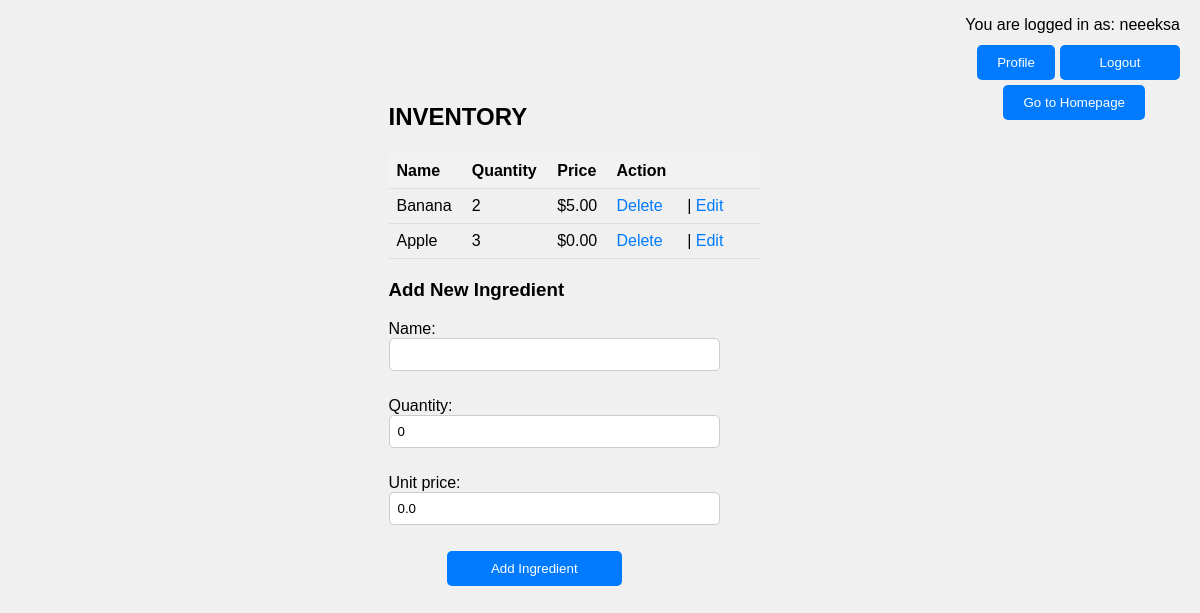
The page /inventory/ (signed in) on the database as committed earlier.
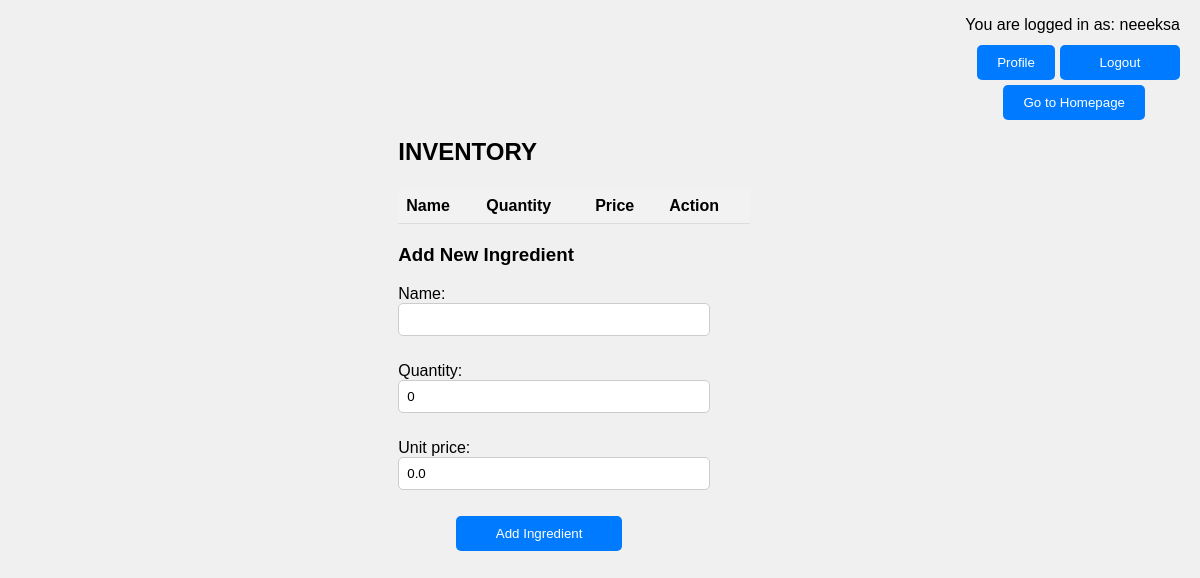
The same page on the database as committed later.
### main/models.py (models this page shows, shortened)
class Ingredient(models.Model):
    name = models.CharField(max_length=100)
    price = models.DecimalField(max_digits=10, decimal_places=2, default=0.00)  # Добавляем поле price
    available_quantity = models.IntegerField(default=0)
    quantity = models.IntegerField(default=0)
    unit_price = models.DecimalField(max_digits=10, decimal_places=2, default=0.00)

### main/views.py (the view)
# urls.py: path('inventory/', views.inventory, name='inventory'),
def inventory(request):
    if request.method == 'POST':
        form = IngredientForm(request.POST)
        if form.is_valid():
            name = form.cleaned_data['name']
            quantity = form.cleaned_data['quantity']
            unit_price = form.cleaned_data['unit_price']
            ingredient, created = Ingredient.objects.get_or_create(name=name, defaults={'quantity': quantity,
                                                                                        'unit_price': unit_price})
            if not created:
                ingredient.quantity += quantity
                ingredient.unit_price = unit_price
                ingredient.save()
            return redirect('inventory')
    else:
        form = IngredientForm()
    ingredients = Ingredient.objects.all()
    context = {
        'ingredients': ingredients,
        'form': form,
    }
    return render(request, 'main/inventory.html', context)

### main/forms.py
class IngredientForm(forms.ModelForm):
    class Meta:
        model = Ingredient
        fields = ['name', 'quantity', 'unit_price']

### main/templates/main/inventory.html (shortened to what this page needs)
{% extends 'main/base.html' %}
{% block content %}
{% if request.user.is_authenticated %}
    <p class="logged-in-user">You are logged in as: {{ request.user.username }}</p>
    <button class="go_to_homepage" onclick="location.href='{% url 'index' %}'">Go to Homepage</button>
    <button class="profile_button" onclick="location.href='{% url 'profile' %}'">Profile</button><br>
    <h2 class="inventory-title">INVENTORY</h2>
    <form action="{% url 'logout' %}" method="post">
        <button type="submit" class="logout-button">Logout</button>
    </form><br>
    <table>
        <thead>
            <tr>
                <th>Name</th>
                <th>Quantity</th>
                <th>Price</th>
                <th>Action</th>
            </tr>
        </thead>
        <tbody>
            {% for ingredient in ingredients %}
                <tr>
                    <td>{{ ingredient.name }}</td>
                    <td>{{ ingredient.quantity }}</td>
                    <td>${{ ingredient.unit_price }}</td>
                    <td>
                        <a href="{% url 'confirm_delete_ingredient_item' ingredient.id %}">Delete</a> |
                        <a href="{% url 'edit_ingredient' ingredient.id %}">Edit</a>
                    </td>
                </tr>
            {% endfor %}
        </tbody>
    </table>
    <h3>Add New Ingredient</h3>
    <form method="post">
        {{ form.as_p }}
        <button type="submit">Add Ingredient</button>
    </form>
{% else %}
    <p>You are not logged in.</p>
    <a href="{% url 'login' %}">Login</a> | <a href="{% url 'signup' %}">Sign Up</a>
{% endif %}
{% endblock %}

Rows that differ between the two databases and show on the page:
removed Ingredient: name "Banana", quantity "2", unit_price "5.00"
removed Ingredient: name "Apple", quantity "3", unit_price "0.00"
